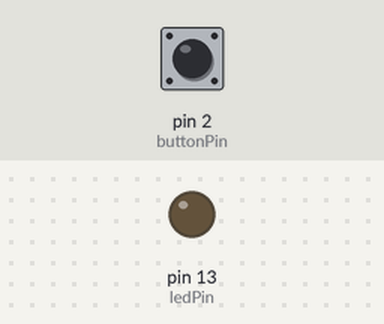
Simulated run of this sketch. Board: Arduino Uno, built with avr-gcc and run on an emulated ATmega328P. Parts: output pins drawn as LEDs (lit = HIGH). The test bench sets the inputs (shaded band); at power-on: pin 2 (buttonPin) HIGH.

Above: at 1.8 s.
1.9 s: pin 2 (buttonPin) pulled LOW for 0.6 s
At 5.1 s:
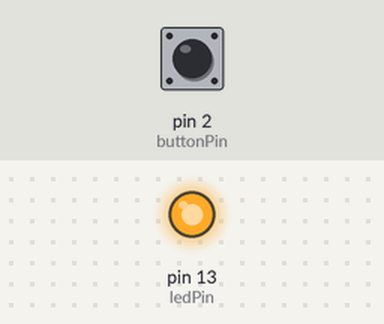
Timing chart, 0 to 11.5 s (numbered marks = the images above; inputs shaded):
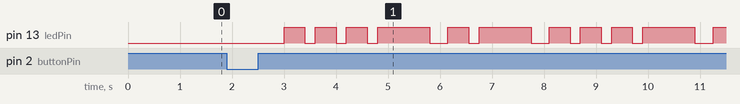

The sketch:

TASK_2.1_BLINK_ACTIVITY.ino
```cpp
int ledPin = 13;  // Built-in LED pin
int buttonPin = 2; // Push button pin

void setup() {
  pinMode(ledPin, OUTPUT);
  pinMode(buttonPin, INPUT);
}

void dot()
{
  digitalWrite(ledPin, HIGH);
  delay(400);
  digitalWrite(ledPin, LOW);
  delay(200);
}

void dash()
{
  digitalWrite(ledPin, HIGH);
  delay(1000);
  digitalWrite(ledPin, LOW);
  delay(350);
}

void V()
{
    // "...-",  // V
  dot();
  dot();
  dot();
  dash();
}

void R()
{
//   ".-.",   // R
  dot();
  dash();
  dot();
}

void I()
{
//  "..",    // I
  dot();
  dot();
}

void T()
{
//    "-",     // T
  dash();
}


void loop() {
    if(digitalRead(buttonPin) == LOW)
  { // Button is pressed
    delay(1000);
    V();
    R();
    I();
    T();
    I();
  }
  if(digitalRead(buttonPin) == HIGH)
  {
    delay(1000);
  }
}
```

Measured:
- after the input at 1.9 s, pin 13 (ledPin): LOW → HIGH after 1.1 s, → LOW 0.40 s later, → HIGH 0.20 s later, → LOW 0.40 s later, … (21 changes in this stretch)
